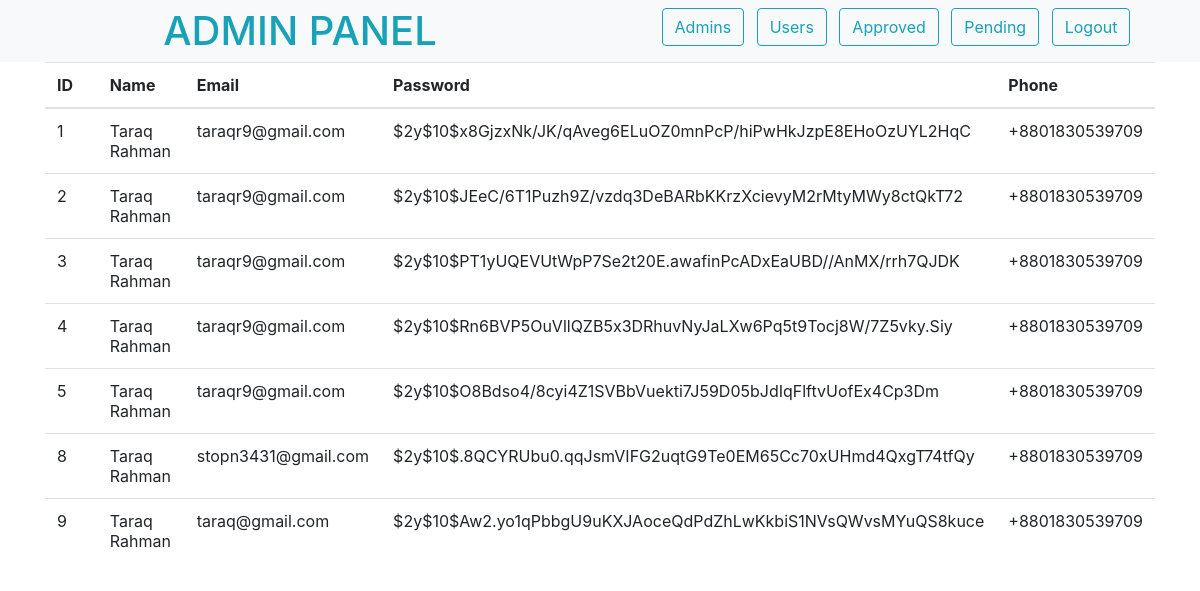
/admin/users.php, run on the app's committed database.
### tables this page shows
CREATE TABLE `user` (
  `id` int(11) NOT NULL,
  `name` varchar(50) NOT NULL,
  `email` varchar(255) NOT NULL,
  `password` varchar(255) NOT NULL,
  `phone` varchar(25) NOT NULL,
  `address` varchar(255) NOT NULL
);

### init.php (called while the page is built, shortened)
<?php
$source = new source;
?>

### classes/source.php (called while the page is built, shortened)
<?php
class source extends db{
    public $Query;
    public function Query($query,$param = []){
        if(empty($param)){
            $this->Query = $this->db->prepare($query);
            return $this->Query->execute();
        }else{
            $this->Query = $this->db->prepare($query);
            return $this->Query->execute($param);
        }
    }
    public function CountRows(){
        return $this->Query->rowCount();
    }
    public function FetchAll(){
        return $this->Query->FetchAll(PDO::FETCH_OBJ);
    }
}
?>

### classes/db.php (called while the page is built, shortened)
<?php
class db{
    private $host = "localhost";
    private $username = "root";
    private $password = "";
    private $database = "bookshop";
    public function __construct(){
        try{
            $this->db = new PDO("mysql:hsot=".$this->host.";dbname=".$this->database,
            $this->username,$this->password);
        }catch(PDOException $e){
            echo "Connection problem : ".$e->getMessage();
        }
    }
}
?>

### admin/users.php (the view, shortened to what this page needs)
<?php
include "../init.php";
?>
<html>
<head>
    <link rel="stylesheet" href="https://maxcdn.bootstrapcdn.com/bootstrap/4.0.0/css/bootstrap.min.css" />
</head>
<body>
    <div class="container-fluid sticky-top">
        <div class="row bg-light">
            <h1 class="text-info col-6 text-center m-auto">ADMIN PANEL</h1>
            <div class="col-6 text-center ml-auto mt-2">
                <form action="" method="POST">
                    <input type="submit" value="Admins" name="admin" class="btn btn-outline-info mr-2" />
                    <input type="submit" value="Users" name="users" class="btn btn-outline-info mr-2" />
                    <input type="submit" value="Approved" name="approved" class="btn btn-outline-info mr-2" />
                    <input type="submit" value="Pending" name="pending" class="btn btn-outline-info mr-2" />
                    <a href="logout.php" class="btn btn-outline-info mr-2">Logout</a>
                </form>
            </div>
        </div>
    </div>
  <div class="container-fluid">
    <div class="container">
      <table class="table table-hover">
        <thead>
          <tr>
            <th class="col-1">ID</th>
            <th class="col-1">Name</th>
            <th class="col-1">Email</th>
            <th class="col-1">Password</th>
            <th class="col-1">Phone</th>
          </tr>
        </thead>
        <tbody>
          <?php
            $query = $source->Query("SELECT * FROM user");
            $details = $source->FetchAll();
            $numrow = $source->CountRows();
            if($numrow>0){
              foreach($details as $row):
                if(!empty($delete)){
                    echo "
                <tr>
                <td>".$row->id."</td>
                <td>".$row->name."</td>
                <td>".$row->email."</td>
                <td>".$row->password."</td>
                <td>".$row->phone."</td>
                ".$delete."
                </tr>";
                }else{
                    echo "
                <tr>
                <td>".$row->id."</td>
                <td>".$row->name."</td>
                <td>".$row->email."</td>
                <td>".$row->password."</td>
                <td>".$row->phone."</td>
                </tr>";
                }
              endforeach;
            }
          ?>
        </tbody>
      </table>
    </div>
  </div>
</body>
</html>

### data on the page
user: id "1", name "Taraq Rahman", email "taraqr9@gmail.com", password "$2y$10$x8GjzxNk/JK/qAveg6ELuOZ0mnPcP/hiPwHkJzpE8EHoOzUYL2HqC", phone "+8801830539709"
user: id "2", name "Taraq Rahman", email "taraqr9@gmail.com", password "$2y$10$JEeC/6T1Puzh9Z/vzdq3DeBARbKKrzXcievyM2rMtyMWy8ctQkT72", phone "+8801830539709"
user: id "3", name "Taraq Rahman", email "taraqr9@gmail.com", password "$2y$10$PT1yUQEVUtWpP7Se2t20E.awafinPcADxEaUBD//AnMX/rrh7QJDK", phone "+8801830539709"
user: id "4", name "Taraq Rahman", email "taraqr9@gmail.com", password "$2y$10$Rn6BVP5OuVllQZB5x3DRhuvNyJaLXw6Pq5t9Tocj8W/7Z5vky.Siy", phone "+8801830539709"
user: id "5", name "Taraq Rahman", email "taraqr9@gmail.com", password "$2y$10$O8Bdso4/8cyi4Z1SVBbVuekti7J59D05bJdIqFlftvUofEx4Cp3Dm", phone "+8801830539709"
user: id "8", name "Taraq Rahman", email "stopn3431@gmail.com", password "$2y$10$.8QCYRUbu0.qqJsmVIFG2uqtG9Te0EM65Cc70xUHmd4QxgT74tfQy", phone "+8801830539709"
user: id "9", name "Taraq Rahman", email "taraq@gmail.com", password "$2y$10$Aw2.yo1qPbbgU9uKXJAoceQdPdZhLwKkbiS1NVsQWvsMYuQS8kuce", phone "+8801830539709"
